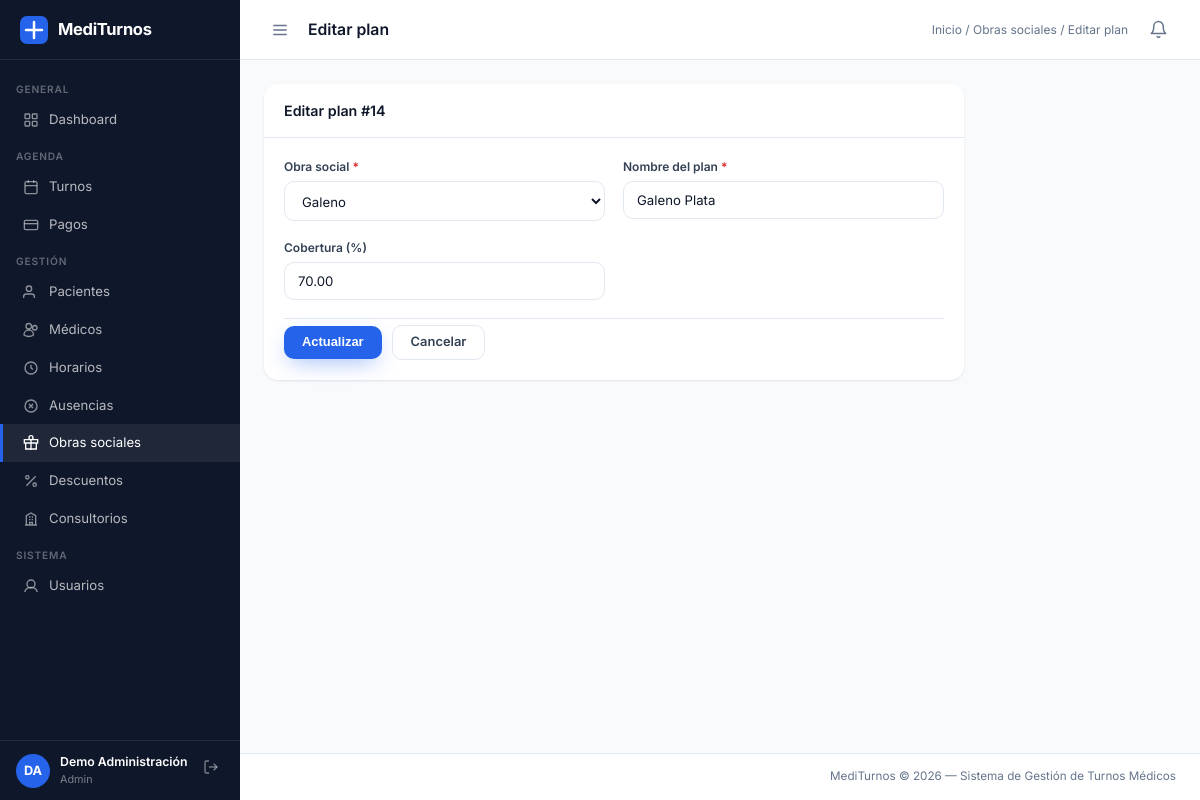
The page /sistema/controladores/ControladorObraSocial.php?accion=editarPlan&id=14 (signed in) on the database its author committed.
### tables this page shows
CREATE TABLE `plan_os` (
  `id_plan` int(11) NOT NULL AUTO_INCREMENT,
  `id_obra_social` int(11) NOT NULL,
  `nombre_plan` varchar(100) NOT NULL,
  `porcentaje_cobertura` decimal(5,2) DEFAULT NULL,
  PRIMARY KEY (`id_plan`),
  KEY `id_obra_social` (`id_obra_social`),
  CONSTRAINT `plan_os_ibfk_1` FOREIGN KEY (`id_obra_social`) REFERENCES `obra_social` (`id_obra_social`) ON UPDATE CASCADE
);

CREATE TABLE `obra_social` (
  `id_obra_social` int(11) NOT NULL AUTO_INCREMENT,
  `nombre` varchar(30) NOT NULL,
  `cuit` varchar(20) NOT NULL,
  PRIMARY KEY (`id_obra_social`),
  UNIQUE KEY `cuit` (`cuit`)
);

### sistema/modelos/ObraSocial.php (called while the page is built, shortened)
<?php
class ObraSocial
{
    private PDO $pdo;
    public function __construct(PDO $pdo)
    {
        $this->pdo = $pdo;
    }
    public function listarSimple(): array
    {
        return $this->pdo->query(
            "SELECT id_obra_social, nombre FROM obra_social ORDER BY nombre"
        )->fetchAll();
    }
    public function buscarPlanPorId(int $id): array|false
    {
        $stmt = $this->pdo->prepare(
            "SELECT * FROM plan_os WHERE id_plan = :id"
        );
        $stmt->execute([':id' => $id]);
        return $stmt->fetch();
    }
}

### sistema/vistas/obras/plan_editar.php (the view, shortened to what this page needs)
<?php
$breadcrumb   = '<a href="' . BASE_URL . 'dashboard.php">Inicio</a> / <a href="' . BASE_URL . 'sistema/controladores/ControladorObraSocial.php?accion=index">Obras sociales</a> / Editar plan';
require __DIR__ . '/../layouts/navbar.php';
?>
<div class="panel panel-sm">
    <div class="panel-header"><span class="panel-titulo">Editar plan #<?= $plan['id_plan'] ?></span></div>
    <div class="panel-body">
        <form method="POST" action="<?= BASE_URL ?>sistema/controladores/ControladorObraSocial.php?accion=actualizarPlan" novalidate>
            <div class="form-grid mb-18">
                <div class="form-group">
                    <label>Obra social <span class="req">*</span></label>
                    <select name="id_obra_social" class="form-control" required>
                        <?php foreach ($obras as $o): ?>
                        <option value="<?= $o['id_obra_social'] ?>"
                            <?= ($_POST['id_obra_social'] ?? $plan['id_obra_social']) == $o['id_obra_social'] ? 'selected' : '' ?>>
                            <?= htmlspecialchars($o['nombre']) ?>
                        </option>
                        <?php endforeach; ?>
                    </select>
                </div>
                <div class="form-group">
                    <label>Nombre del plan <span class="req">*</span></label>
                    <input type="text" name="nombre_plan" class="form-control" required maxlength="100"
                        value="<?= htmlspecialchars($_POST['nombre_plan'] ?? $plan['nombre_plan']) ?>">
                </div>
                <div class="form-group">
                    <label>Cobertura (%)</label>
                    <input type="number" name="porcentaje_cobertura" class="form-control"
                        min="0" max="100" step="0.01"
                        value="<?= htmlspecialchars($_POST['porcentaje_cobertura'] ?? ($plan['porcentaje_cobertura'] ?? '')) ?>">
                </div>
            </div>
            <div class="form-acciones">
                <button type="submit" class="btn btn-primario">Actualizar</button>
                <a href="<?= BASE_URL ?>sistema/controladores/ControladorObraSocial.php?accion=index" class="btn btn-secundario">Cancelar</a>
            </div>
        </form>
    </div>
</div>
<?php require __DIR__ . '/../layouts/footer.php'; ?>

### publico/css/estilos.css (style rules this page uses)
:root { --azul: #2563eb; --azul-osc: #1e3a8a; --azul-claro: #eff6ff; --azul-soft2: #dbeafe; --azul-vivo: #3b82f6; --verde: #16a34a; --verde-claro: #dcfce7; --rojo: #dc2626; --rojo-claro: #fee2e2; --amarillo: #d97706; --amarillo-claro: #fef3c7; --gris-osc: #0f172a; --gris-med: #334155; --gris: #64748b; --gris2: #94a3b8; --gris-claro: #f8fafc; --borde: #e2e8f0; --blanco: #ffffff; --sidebar-w: 240px; --header-h: 60px; --radio: 14px; --radio-sm: 10px; --sombra: 0 1px 3px rgba(15,23,42,.06), 0 1px 2px rgba(15,23,42,.04); --sombra-md: 0 10px 30px -8px rgba(15,23,42,.15); --sombra-lg: 0 24px 60px -16px rgba(15,23,42,.22); --azul-glow: 0 8px 22px -6px rgba(37,99,235,.45); }
*, *::before, *::after { box-sizing: border-box; margin: 0; padding: 0; }
html { font-size: 15px; }
body { font-family: 'Inter', system-ui, -apple-system, 'Segoe UI', sans-serif; background: var(--gris-claro); color: var(--gris-med); line-height: 1.5; -webkit-font-smoothing: antialiased; }
a { color: var(--azul); text-decoration: none; }
.topbar-breadcrumb a { color: var(--gris); }
.panel { background: var(--blanco); border-radius: var(--radio); box-shadow: var(--sombra); margin-bottom: 20px; }
.panel-header { padding: 16px 20px; border-bottom: 1px solid var(--borde); display: flex; align-items: center; justify-content: space-between; gap: 12px; flex-wrap: wrap; }
.panel-titulo { font-size: .95rem; font-weight: 600; color: var(--gris-osc); }
.panel-body { padding: 20px; }
.btn { display: inline-flex; align-items: center; justify-content: center; gap: 7px; padding: 10px 18px; border-radius: var(--radio-sm); font-size: .86rem; font-weight: 600; line-height: 1; cursor: pointer; border: none; white-space: nowrap; transition: background .15s, color .15s, transform .15s, box-shadow .15s, border-color .15s; }
.btn-primario { background: var(--azul); color: var(--blanco); box-shadow: var(--azul-glow); }
.btn-secundario { background: var(--blanco); color: var(--gris-med); border: 1.5px solid var(--borde); }
.form-grid { display: grid; grid-template-columns: repeat(auto-fit, minmax(220px, 1fr)); gap: 18px; }
.form-group { display: flex; flex-direction: column; gap: 5px; }
.form-group label { font-size: .8rem; font-weight: 600; color: var(--gris-med); }
.form-group label span.req { color: var(--rojo); }
.form-control { padding: 10px 13px; border: 1.5px solid var(--borde); border-radius: var(--radio-sm); font-size: .88rem; color: var(--gris-osc); font-family: inherit; background: var(--blanco); width: 100%; transition: border-color .2s, box-shadow .2s; outline: none; }
.form-control::placeholder { color: var(--gris); opacity: .75; }
select.form-control { cursor: pointer; }
.form-acciones { display: flex; gap: 10px; align-items: center; padding-top: 6px; border-top: 1px solid var(--borde); margin-top: 4px; }

### publico/css/utilidades.css (style rules this page uses)
.panel-sm { max-width: 700px; }
.mb-18 { margin-bottom: 18px; }

### rows shown on the page
plan_os: id_plan "14", id_obra_social "Galeno", nombre_plan "Galeno Plata", porcentaje_cobertura "70.00"

### other values the page prints
$inicialesSesion "DA"
$usuarioSesion['nombre'] . ' ' . $usuarioSesion['apellido'] "Demo Administración"
$rolActual "Admin"
$paginaTitulo "Editar plan"
